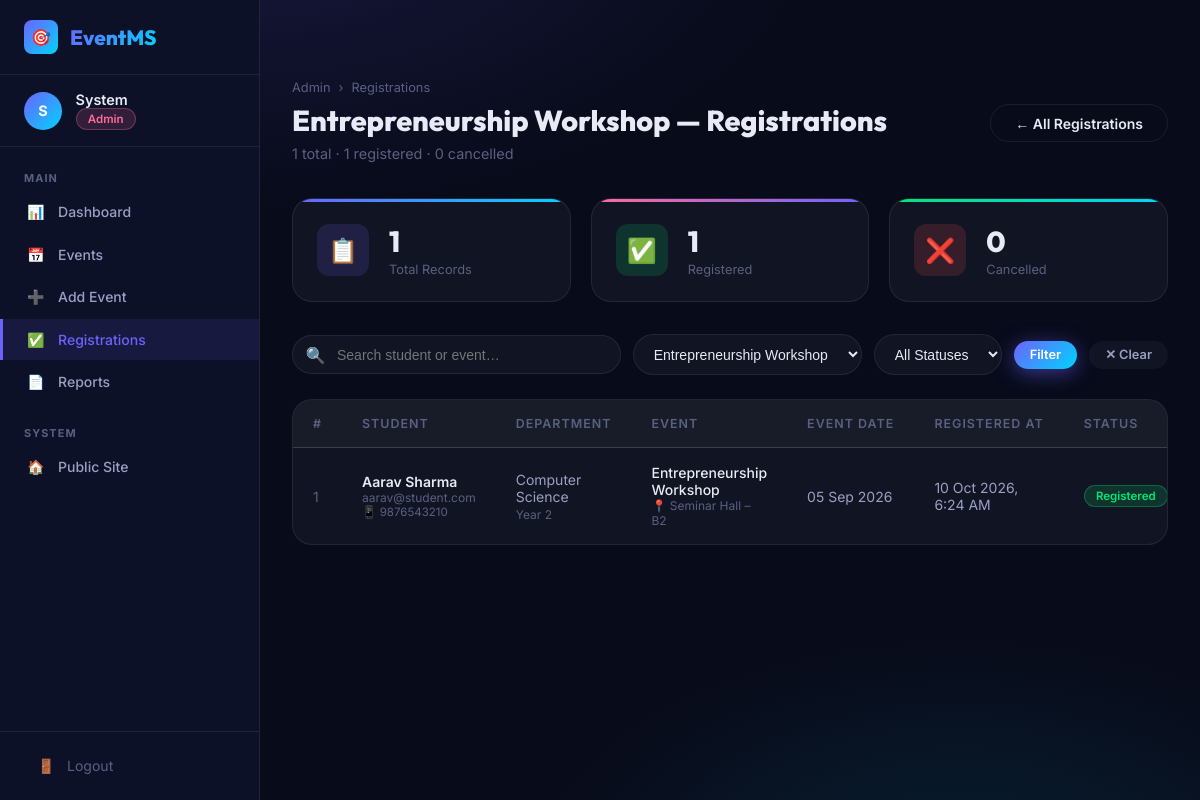
Screenshot of /admin/registrations.php?event_id=3 (signed in) with the database file from the repository.
### tables this page shows
CREATE TABLE IF NOT EXISTS events (
  id           INT AUTO_INCREMENT PRIMARY KEY,
  title        VARCHAR(200)                                               NOT NULL,
  description  TEXT                                                       DEFAULT NULL,
  event_date   DATE                                                       NOT NULL,
  event_time   TIME                                                       DEFAULT NULL,
  venue        VARCHAR(200)                                               DEFAULT NULL,
  capacity     INT UNSIGNED                                               NOT NULL DEFAULT 100,
  category     VARCHAR(80)                                                DEFAULT 'General',
  status       ENUM('upcoming','ongoing','completed','cancelled')         NOT NULL DEFAULT 'upcoming',
  banner_color VARCHAR(20)                                               DEFAULT '#6c63ff',
  created_by   INT                                                        NOT NULL,
  created_at   TIMESTAMP                                                  NOT NULL DEFAULT CURRENT_TIMESTAMP,
  updated_at   TIMESTAMP                                                  NOT NULL DEFAULT CURRENT_TIMESTAMP ON UPDATE CURRENT_TIMESTAMP,
  CONSTRAINT fk_event_creator FOREIGN KEY (created_by) REFERENCES users (id) ON DELETE RESTRICT,
  INDEX idx_event_date   (event_date),
  INDEX idx_event_status (status)
);

CREATE TABLE IF NOT EXISTS registrations (
  id               INT AUTO_INCREMENT PRIMARY KEY,
  user_id          INT                              NOT NULL,
  event_id         INT                              NOT NULL,
  status           ENUM('registered','cancelled')   NOT NULL DEFAULT 'registered',
  registered_at    TIMESTAMP                        NOT NULL DEFAULT CURRENT_TIMESTAMP,
  cancelled_at     TIMESTAMP                        NULL     DEFAULT NULL,
  UNIQUE KEY uq_user_event (user_id, event_id),
  CONSTRAINT fk_reg_user  FOREIGN KEY (user_id)  REFERENCES users  (id) ON DELETE CASCADE,
  CONSTRAINT fk_reg_event FOREIGN KEY (event_id) REFERENCES events (id) ON DELETE CASCADE,
  INDEX idx_reg_user  (user_id),
  INDEX idx_reg_event (event_id),
  INDEX idx_reg_status (status)
);

CREATE TABLE IF NOT EXISTS users (
  id          INT AUTO_INCREMENT PRIMARY KEY,
  name        VARCHAR(100)                    NOT NULL,
  email       VARCHAR(100)                    NOT NULL UNIQUE,
  password    VARCHAR(255)                    NOT NULL,
  role        ENUM('admin','student')         NOT NULL DEFAULT 'student',
  department  VARCHAR(100)                    DEFAULT NULL,
  year        TINYINT UNSIGNED                DEFAULT NULL,   
  phone       VARCHAR(20)                     DEFAULT NULL,
  avatar      VARCHAR(255)                    DEFAULT NULL,
  created_at  TIMESTAMP                       NOT NULL DEFAULT CURRENT_TIMESTAMP,
  updated_at  TIMESTAMP                       NOT NULL DEFAULT CURRENT_TIMESTAMP ON UPDATE CURRENT_TIMESTAMP,
  INDEX idx_email (email),
  INDEX idx_role  (role)
);

### admin/registrations.php (the view, shortened to what this page needs)
<?php
$db   = getDB();
$eventId = (int)($_GET['event_id'] ?? 0);
$status  = $_GET['status'] ?? '';
$search  = trim($_GET['q'] ?? '');
$where  = ['1=1'];
$params = [];
if ($eventId) { $where[] = 'r.event_id=?';  $params[] = $eventId; }
$stmt = $db->prepare("
    SELECT r.*, u.name AS student_name, u.email AS student_email,
           u.department, u.year, u.phone,
           e.title AS event_title, e.event_date, e.venue, e.category
    FROM registrations r
    JOIN users u  ON r.user_id  = u.id
    JOIN events e ON r.event_id = e.id
    WHERE " . implode(' AND ', $where) . "
    ORDER BY r.registered_at DESC
");
$stmt->execute($params);
$regs = $stmt->fetchAll();
$events = $db->query("SELECT id, title FROM events ORDER BY event_date DESC")->fetchAll();
$currentEvent = null;
if ($eventId) {
    $s = $db->prepare("SELECT * FROM events WHERE id=?"); $s->execute([$eventId]); $currentEvent=$s->fetch();
}
$total      = count($regs);
$registered = count(array_filter($regs, fn($r)=>$r['status']==='registered'));
$cancelled  = count(array_filter($regs, fn($r)=>$r['status']==='cancelled'));
include '../includes/admin_layout.php';
?>
<div class="page-header">
  <div>
    <div class="breadcrumb"><a href="dashboard.php">Admin</a><span class="breadcrumb-sep">›</span> Registrations</div>
    <h1 class="page-title">
      <?= $currentEvent ? htmlspecialchars($currentEvent['title']) . ' — Registrations' : 'All Registrations' ?>
    </h1>
    <p class="page-subtitle"><?= $total ?> total · <?= $registered ?> registered · <?= $cancelled ?> cancelled</p>
  </div>
  <?php if ($currentEvent): ?>
  <a href="registrations.php" class="btn btn-outline">← All Registrations</a>
  <?php endif; ?>
</div>
<div class="stats-grid mb-4" style="grid-template-columns:repeat(3,1fr);">
  <div class="stat-card">
    <div class="stat-icon" style="background:rgba(108,99,255,0.15);">📋</div>
    <div class="stat-info">
      <div class="stat-number" data-counter="<?= $total ?>"><?= $total ?></div>
      <div class="stat-label">Total Records</div>
    </div>
  </div>
  <div class="stat-card">
    <div class="stat-icon" style="background:rgba(0,230,118,0.15);">✅</div>
    <div class="stat-info">
      <div class="stat-number" data-counter="<?= $registered ?>"><?= $registered ?></div>
      <div class="stat-label">Registered</div>
    </div>
  </div>
  <div class="stat-card">
    <div class="stat-icon" style="background:rgba(255,82,82,0.15);">❌</div>
    <div class="stat-info">
      <div class="stat-number" data-counter="<?= $cancelled ?>"><?= $cancelled ?></div>
      <div class="stat-label">Cancelled</div>
    </div>
  </div>
</div>
<form method="GET" action="registrations.php" class="filter-bar">
  <div class="search-box">
    <span class="search-icon">🔍</span>
    <input type="text" name="q" placeholder="Search student or event…" value="<?= htmlspecialchars($search) ?>">
  </div>
  <select name="event_id" class="filter-select" onchange="this.form.submit()">
    <?php foreach ($events as $ev): ?>
    <option value="<?= $ev['id'] ?>" <?= $eventId===$ev['id']?'selected':'' ?>><?= htmlspecialchars($ev['title']) ?></option>
    <?php endforeach; ?>
  </select>
  <select name="status" class="filter-select" onchange="this.form.submit()">
    <option value="">All Statuses</option>
  </select>
  <button type="submit" class="btn btn-primary btn-sm">Filter</button>
  <?php if ($search||$eventId||$status): ?>
  <a href="registrations.php" class="btn btn-ghost btn-sm">✕ Clear</a>
  <?php endif; ?>
</form>
<div class="table-wrapper">
  <div class="table-scroll">
    <table>
      <thead>
        <tr>
          <th>#</th>
          <th>Student</th>
          <th>Department</th>
          <th>Event</th>
          <th>Event Date</th>
          <th>Registered At</th>
          <th>Status</th>
        </tr>
      </thead>
      <tbody>
        <?php foreach ($regs as $i => $r): ?>
        <tr>
          <td class="text-muted"><?= $i+1 ?></td>
          <td>
            <div class="td-bold"><?= htmlspecialchars($r['student_name']) ?></div>
            <div style="font-size:0.75rem;color:var(--text-muted);"><?= htmlspecialchars($r['student_email']) ?></div>
            <?php if ($r['phone']): ?>
            <div style="font-size:0.72rem;color:var(--text-muted);">📱 <?= htmlspecialchars($r['phone']) ?></div>
            <?php endif; ?>
          </td>
          <td style="color:var(--text-secondary);">
            <?= htmlspecialchars($r['department'] ?? '—') ?>
            <?php if ($r['year']): ?><br><span style="font-size:0.75rem;color:var(--text-muted);">Year <?= $r['year'] ?></span><?php endif; ?>
          </td>
          <td>
            <div style="font-weight:500;color:var(--text-primary);"><?= htmlspecialchars($r['event_title']) ?></div>
            <div style="font-size:0.75rem;color:var(--text-muted);">📍 <?= htmlspecialchars($r['venue']) ?></div>
          </td>
          <td><?= date('d M Y', strtotime($r['event_date'])) ?></td>
          <td><?= date('d M Y, g:i A', strtotime($r['registered_at'])) ?></td>
          <td><span class="badge badge-<?= $r['status'] ?>"><?= $r['status'] ?></span></td>
        </tr>
        <?php endforeach; ?>
      </tbody>
    </table>
  </div>
</div>
<?php include '../includes/admin_layout_end.php'; ?>

### rows the page displays
events: title "Entrepreneurship Workshop"
registrations: status "1", status "0", user.name "Aarav Sharma", user.email "aarav@student.com", user.phone "9876543210", user.department "Computer Science", user.year "2", event.title "Entrepreneurship Workshop", event.venue "Seminar Hall – B2", event.event_date "05 Sep 2026", registered_at "10 Oct 2026, 6:24 AM", status "Registered"

### other values shown
substr($user['name'],0,1) "S"
explode(' ',$user['name'])[0] "System"
$total "1"
form field event_id "Entrepreneurship Workshop"
